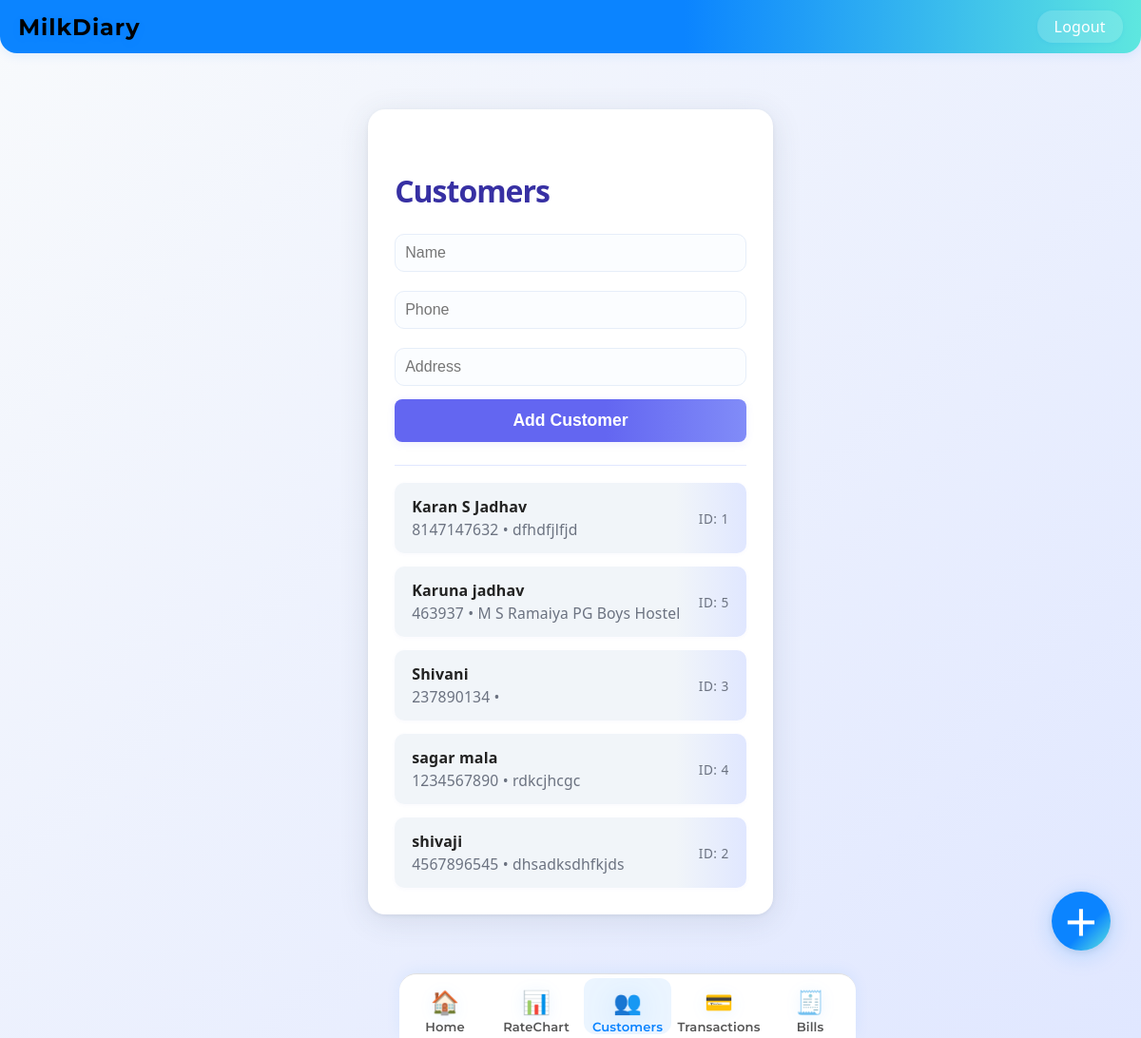
Page /customers (signed in) on the earlier database version.
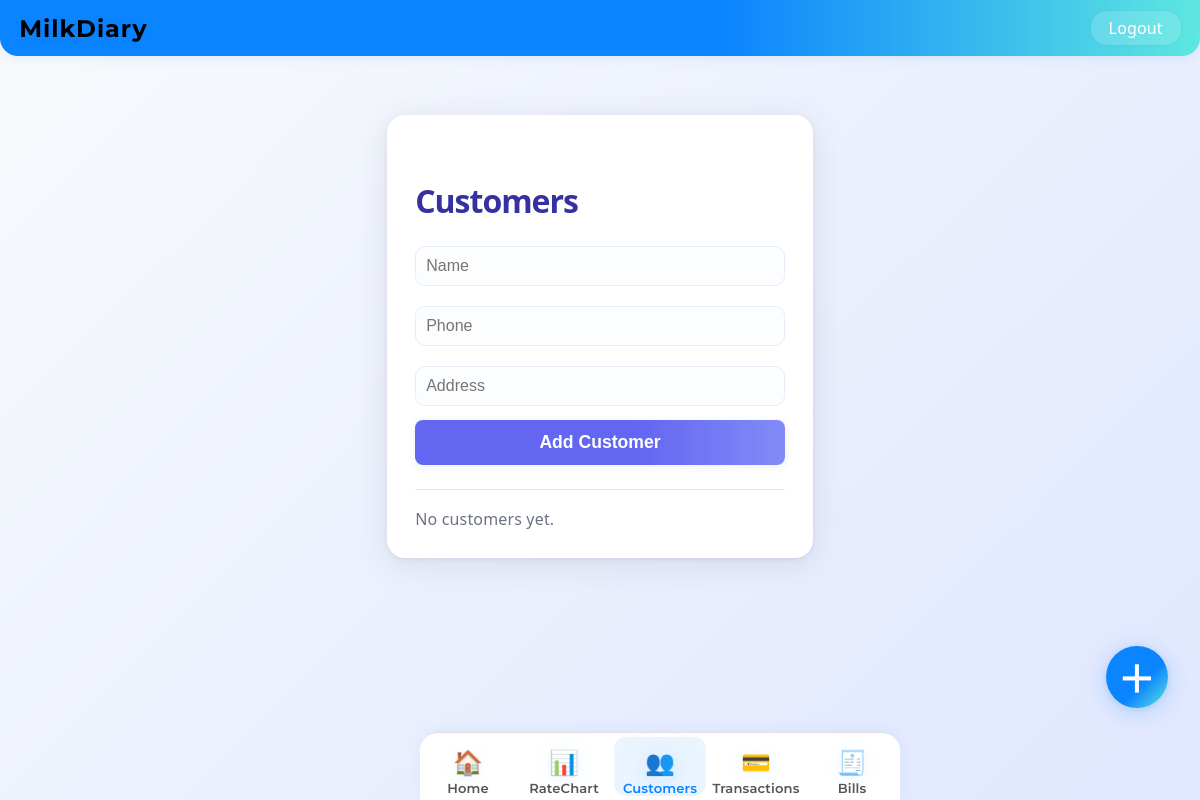
Same page on the later database version.
### models.py (models this page shows)
class Customer(db.Model):
    __tablename__ = "customer"
    id = db.Column(db.Integer, primary_key=True)
    name = db.Column(db.String(120), nullable=False)
    phone = db.Column(db.String(30))
    address = db.Column(db.String(250))
    created_at = db.Column(db.DateTime, default=datetime.utcnow)
    user = db.relationship("User", backref="customer", uselist=False)

### app.py (the view)
    @app.route("/customers")
    @login_required
    def customers_list():
        if current_user.role != "admin":
            flash("Not authorized", "error")
            return redirect(url_for("dashboard"))
        customers = Customer.query.order_by(Customer.name).all()
        return render_template("customers.html", customers=customers)

### templates/customers.html (shortened to what this page needs)
{% extends "base.html" %}
{% block content %}
<div class="pad">
  <div class="card">
    <h3>Customers</h3>
    <form method="post" action="{{ url_for('add_customer') }}" class="stack">
      <input name="name" placeholder="Name" required>
      <input name="phone" placeholder="Phone">
      <input name="address" placeholder="Address">
      <button type="submit">Add Customer</button>
    </form>
    <hr>
    <div class="list">
      {% for c in customers %}
      <div class="list-item">
        <div>
          <strong>{{ c.name }}</strong>
          <div class="muted small">{{ c.phone }} • {{ c.address }}</div>
        </div>
        <div class="tiny muted">ID: {{ c.id }}</div>
      </div>
      {% else %}
      <div class="muted">No customers yet.</div>
      {% endfor %}
    </div>
  </div>
</div>
{% endblock %}

Differences in the rows shown:
removed Customer: name "Karan S Jadhav", phone "8147147632", address "dfhdfjlfjd", id "1"
removed Customer: name "Karuna jadhav", phone "463937", address "M S Ramaiya PG Boys Hostel", id "5"
removed Customer: name "Shivani", phone "237890134", id "3"
removed Customer: name "sagar mala", phone "1234567890", address "rdkcjhcgc", id "4"
removed Customer: name "shivaji", phone "4567896545", address "dhsadksdhfkjds", id "2"
Other differences:
text now shown: "No customers yet."
